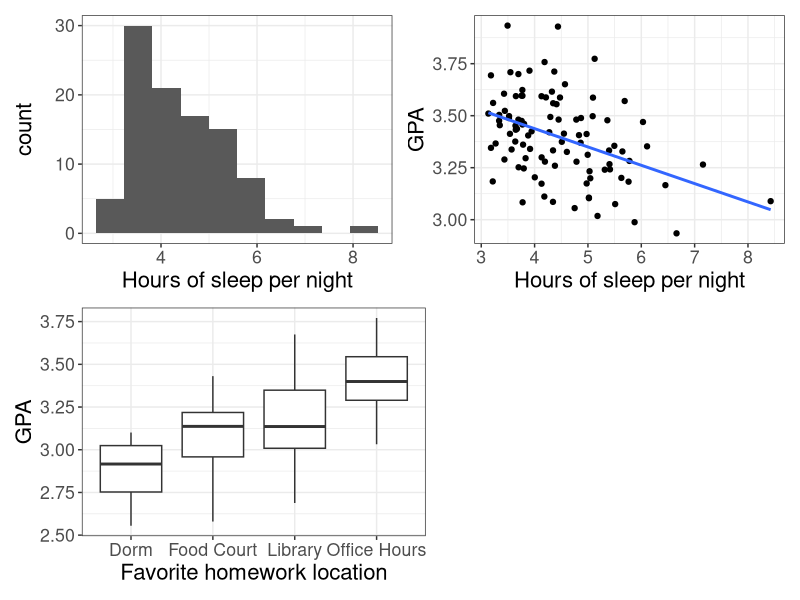

The R script that drew this image:
## ---- chunk 1
knitr::opts_chunk$set(echo = TRUE)
library(tidyverse)
library(patchwork)

set.seed(3)
sleep = 3 + 40*rgamma(100, 2, 50)
gpa_sleep = 3.6 - 0.05*sleep + rnorm(100, sd=0.2)

p1 <- data.frame(sleep = sleep) %>%
  ggplot(aes(x = sleep)) +
  geom_histogram(bins = 10) +
  labs(x = "Hours of sleep per night") +
  theme_bw() +
  theme(text=element_text(size = 16))

p2 <- data.frame(sleep = sleep,
                 gpa_sleep = gpa_sleep) %>%
  ggplot(aes(x = sleep, y = gpa_sleep)) +
  geom_point() +
  geom_smooth(se=F, method="lm") +
  labs(x = "Hours of sleep per night",
       y = "GPA") +
  theme_bw() +
  theme(text=element_text(size = 16))

location <- rep(c("Dorm", "Food Court", "Library", "Office Hours"),
                each = 25)


gpa_location = rnorm(100, sd = 0.2) + rep(c(2.9, 3, 3.2, 3.4),
                                          each = 25)

p3 <- data.frame(x = location, 
           y = gpa_location) %>%
  ggplot(aes(x = x , y = y)) +
  geom_boxplot() +
  labs(x = "Favorite homework location",
       y = "GPA") +
  theme_bw() +
  theme(text=element_text(size = 16))

(p1 + p2)/(p3 + plot_spacer())
